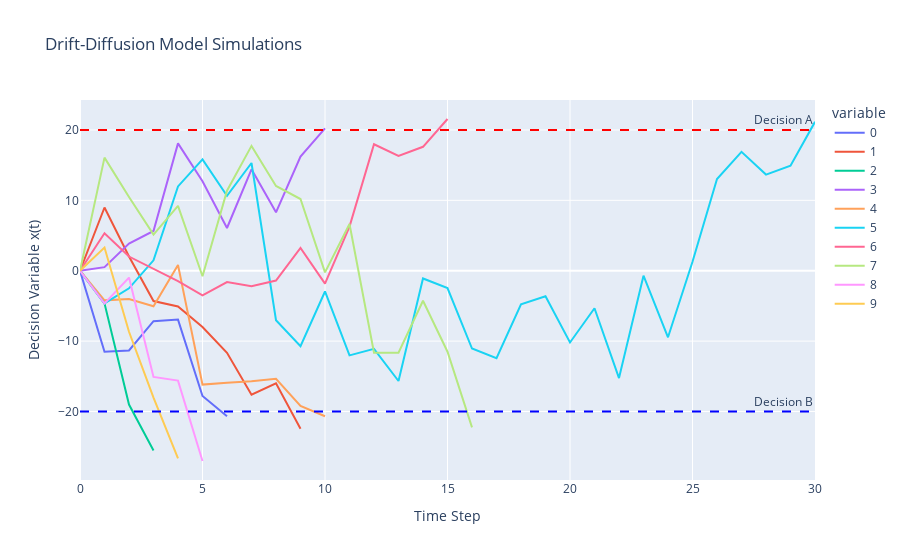

This figure's notebook cell:
### Code cell
ddm_2.plot_trajectories()

### Figure 1 — Plotly figure (JSON) as saved in the notebook; plotly's stock layout.template omitted (floating-point values rounded to 4 significant figures)
{"data": [{"hovertemplate": "variable=0<br>Time Step=%{x}<br>Decision Variable x(t)=%{y}<extra></extra>", "legendgroup": "0", "line": {"color": "#636efa", "dash": "solid"}, "marker": {"symbol": "circle"}, "mode": "lines", "name": "0", "orientation": "v", "showlegend": true, "type": "scatter", "x": [0, 1, 2, 3, 4, 5, 6, 7, 8, 9, 10, 11, 12, 13, 14, 15, 16, 17, 18, 19, 20, 21, 22, 23, 24, 25, 26, 27, 28, 29, 30], "xaxis": "x", "y": [0, -11.51, -11.33, -7.169, -6.944, -17.79, -20.66, null, null, null, null, null, null, null, null, null, null, null, null, null, null, null, null, null, null, null, null, null, null, null, null], "yaxis": "y"}, {"hovertemplate": "variable=1<br>Time Step=%{x}<br>Decision Variable x(t)=%{y}<extra></extra>", "legendgroup": "1", "line": {"color": "#EF553B", "dash": "solid"}, "marker": {"symbol": "circle"}, "mode": "lines", "name": "1", "orientation": "v", "showlegend": true, "type": "scatter", "x": [0, 1, 2, 3, 4, 5, 6, 7, 8, 9, 10, 11, 12, 13, 14, 15, 16, 17, 18, 19, 20, 21, 22, 23, 24, 25, 26, 27, 28, 29, 30], "xaxis": "x", "y": [0, 8.981, 2.023, -4.306, -5.074, -8.0, -11.66, -17.61, -15.99, -22.46, null, null, null, null, null, null, null, null, null, null, null, null, null, null, null, null, null, null, null, null, null], "yaxis": "y"}, {"hovertemplate": "variable=2<br>Time Step=%{x}<br>Decision Variable x(t)=%{y}<extra></extra>", "legendgroup": "2", "line": {"color": "#00cc96", "dash": "solid"}, "marker": {"symbol": "circle"}, "mode": "lines", "name": "2", "orientation": "v", "showlegend": true, "type": "scatter", "x": [0, 1, 2, 3, 4, 5, 6, 7, 8, 9, 10, 11, 12, 13, 14, 15, 16, 17, 18, 19, 20, 21, 22, 23, 24, 25, 26, 27, 28, 29, 30], "xaxis": "x", "y": [0, -4.629, -19.01, -25.53, null, null, null, null, null, null, null, null, null, null, null, null, null, null, null, null, null, null, null, null, null, null, null, null, null, null, null], "yaxis": "y"}, {"hovertemplate": "variable=3<br>Time Step=%{x}<br>Decision Variable x(t)=%{y}<extra></extra>", "legendgroup": "3", "line": {"color": "#ab63fa", "dash": "solid"}, "marker": {"symbol": "circle"}, "mode": "lines", "name": "3", "orientation": "v", "showlegend": true, "type": "scatter", "x": [0, 1, 2, 3, 4, 5, 6, 7, 8, 9, 10, 11, 12, 13, 14, 15, 16, 17, 18, 19, 20, 21, 22, 23, 24, 25, 26, 27, 28, 29, 30], "xaxis": "x", "y": [0, 0.506, 3.851, 5.651, 18.09, 12.72, 6.069, 14.41, 8.296, 16.21, 20.22, null, null, null, null, null, null, null, null, null, null, null, null, null, null, null, null, null, null, null, null], "yaxis": "y"}, {"hovertemplate": "variable=4<br>Time Step=%{x}<br>Decision Variable x(t)=%{y}<extra></extra>", "legendgroup": "4", "line": {"color": "#FFA15A", "dash": "solid"}, "marker": {"symbol": "circle"}, "mode": "lines", "name": "4", "orientation": "v", "showlegend": true, "type": "scatter", "x": [0, 1, 2, 3, 4, 5, 6, 7, 8, 9, 10, 11, 12, 13, 14, 15, 16, 17, 18, 19, 20, 21, 22, 23, 24, 25, 26, 27, 28, 29, 30], "xaxis": "x", "y": [0, -4.207, -4.015, -5.053, 0.8111, -16.18, -15.9, -15.7, -15.36, -19.19, -20.68, null, null, null, null, null, null, null, null, null, null, null, null, null, null, null, null, null, null, null, null], "yaxis": "y"}, {"hovertemplate": "variable=5<br>Time Step=%{x}<br>Decision Variable x(t)=%{y}<extra></extra>", "legendgroup": "5", "line": {"color": "#19d3f3", "dash": "solid"}, "marker": {"symbol": "circle"}, "mode": "lines", "name": "5", "orientation": "v", "showlegend": true, "type": "scatter", "x": [0, 1, 2, 3, 4, 5, 6, 7, 8, 9, 10, 11, 12, 13, 14, 15, 16, 17, 18, 19, 20, 21, 22, 23, 24, 25, 26, 27, 28, 29, 30], "xaxis": "x", "y": [0, -4.629, -2.502, 1.481, 11.98, 15.81, 10.64, 15.31, -7.025, -10.72, -2.947, -12.03, -11.1, -15.66, -1.1, -2.461, -11.05, -12.41, -4.778, -3.632, -10.19, -5.335, -15.25, -0.7042, -9.459, 1.28, 13.03, 16.89, 13.66, 14.93, 21.15], "yaxis": "y"}, {"hovertemplate": "variable=6<br>Time Step=%{x}<br>Decision Variable x(t)=%{y}<extra></extra>", "legendgroup": "6", "line": {"color": "#FF6692", "dash": "solid"}, "marker": {"symbol": "circle"}, "mode": "lines", "name": "6", "orientation": "v", "showlegend": true, "type": "scatter", "x": [0, 1, 2, 3, 4, 5, 6, 7, 8, 9, 10, 11, 12, 13, 14, 15, 16, 17, 18, 19, 20, 21, 22, 23, 24, 25, 26, 27, 28, 29, 30], "xaxis": "x", "y": [0, 5.329, 2.016, 0.2215, -1.472, -3.492, -1.604, -2.203, -1.401, 3.247, -1.835, 6.264, 17.96, 16.3, 17.6, 21.55, null, null, null, null, null, null, null, null, null, null, null, null, null, null, null], "yaxis": "y"}, {"hovertemplate": "variable=7<br>Time Step=%{x}<br>Decision Variable x(t)=%{y}<extra></extra>", "legendgroup": "7", "line": {"color": "#B6E880", "dash": "solid"}, "marker": {"symbol": "circle"}, "mode": "lines", "name": "7", "orientation": "v", "showlegend": true, "type": "scatter", "x": [0, 1, 2, 3, 4, 5, 6, 7, 8, 9, 10, 11, 12, 13, 14, 15, 16, 17, 18, 19, 20, 21, 22, 23, 24, 25, 26, 27, 28, 29, 30], "xaxis": "x", "y": [0, 16.07, 10.47, 5.138, 9.204, -0.7812, 11.36, 17.73, 12.05, 10.18, -0.2368, 6.63, -11.65, -11.66, -4.264, -11.5, -22.25, null, null, null, null, null, null, null, null, null, null, null, null, null, null], "yaxis": "y"}, {"hovertemplate": "variable=8<br>Time Step=%{x}<br>Decision Variable x(t)=%{y}<extra></extra>", "legendgroup": "8", "line": {"color": "#FF97FF", "dash": "solid"}, "marker": {"symbol": "circle"}, "mode": "lines", "name": "8", "orientation": "v", "showlegend": true, "type": "scatter", "x": [0, 1, 2, 3, 4, 5, 6, 7, 8, 9, 10, 11, 12, 13, 14, 15, 16, 17, 18, 19, 20, 21, 22, 23, 24, 25, 26, 27, 28, 29, 30], "xaxis": "x", "y": [0, -4.66, -0.9758, -15.09, -15.61, -27.03, null, null, null, null, null, null, null, null, null, null, null, null, null, null, null, null, null, null, null, null, null, null, null, null, null], "yaxis": "y"}, {"hovertemplate": "variable=9<br>Time Step=%{x}<br>Decision Variable x(t)=%{y}<extra></extra>", "legendgroup": "9", "line": {"color": "#FECB52", "dash": "solid"}, "marker": {"symbol": "circle"}, "mode": "lines", "name": "9", "orientation": "v", "showlegend": true, "type": "scatter", "x": [0, 1, 2, 3, 4, 5, 6, 7, 8, 9, 10, 11, 12, 13, 14, 15, 16, 17, 18, 19, 20, 21, 22, 23, 24, 25, 26, 27, 28, 29, 30], "xaxis": "x", "y": [0, 3.294, -8.67, -18.03, -26.67, null, null, null, null, null, null, null, null, null, null, null, null, null, null, null, null, null, null, null, null, null, null, null, null, null, null], "yaxis": "y"}], "layout": {"annotations": [{"showarrow": false, "text": "Decision A", "x": 1, "xanchor": "right", "xref": "x domain", "y": 20, "yanchor": "bottom", "yref": "y"}, {"showarrow": false, "text": "Decision B", "x": 1, "xanchor": "right", "xref": "x domain", "y": -20, "yanchor": "bottom", "yref": "y"}], "legend": {"title": {"text": "variable"}, "tracegroupgap": 0}, "shapes": [{"line": {"color": "red", "dash": "dash"}, "type": "line", "x0": 0, "x1": 1, "xref": "x domain", "y0": 20, "y1": 20, "yref": "y"}, {"line": {"color": "blue", "dash": "dash"}, "type": "line", "x0": 0, "x1": 1, "xref": "x domain", "y0": -20, "y1": -20, "yref": "y"}], "title": {"text": "Drift-Diffusion Model Simulations"}, "xaxis": {"anchor": "y", "domain": [0, 1], "title": {"text": "Time Step"}}, "yaxis": {"anchor": "x", "domain": [0, 1], "title": {"text": "Decision Variable x(t)"}}}}
